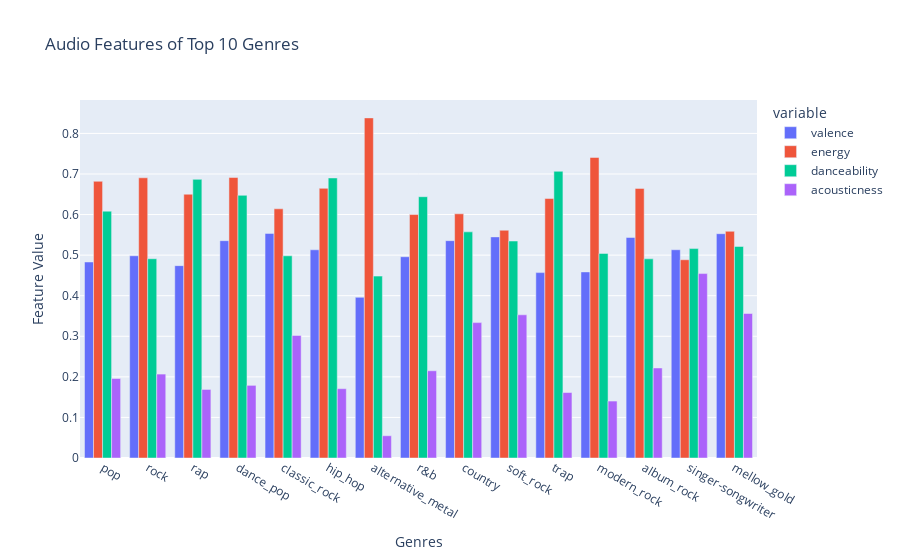

This figure's notebook cell:
### Code cell
df_genres_extracted['genre'] = df_genres_extracted['genre'].astype(str)

df_genres_extracted = df_genres_extracted[df_genres_extracted['genre'].notna() & (df_genres_extracted['genre'] != 'nan') & (df_genres_extracted['genre'] != '')]

genre_data = df_genres_extracted.groupby('genre').agg({
    'popularity': 'sum',
    'valence': 'mean',
    'energy': 'mean',
    'danceability': 'mean',
    'acousticness': 'mean'
}).reset_index()

if not genre_data.empty:
    top_genres = genre_data.nlargest(15, 'popularity')
    fig = px.bar(
        top_genres, 
        x='genre', 
        y=['valence', 'energy', 'danceability', 'acousticness'], 
        barmode='group',
        title="Audio Features of Top 10 Genres",
        labels={'value': 'Feature Value', 'genre': 'Genres'}
    )
    fig.show()
else:
    print("No data available for plotting.")

### Figure 1 — Plotly figure (JSON) as saved in the notebook; plotly's stock layout.template omitted (floating-point values rounded to 4 significant figures)
{"data": [{"alignmentgroup": "True", "hovertemplate": "variable=valence<br>Genres=%{x}<br>Feature Value=%{y}<extra></extra>", "legendgroup": "valence", "marker": {"color": "#636efa", "pattern": {"shape": ""}}, "name": "valence", "offsetgroup": "valence", "orientation": "v", "showlegend": true, "textposition": "auto", "type": "bar", "x": ["pop", "rock", "rap", "dance_pop", "classic_rock", "hip_hop", "alternative_metal", "r&b", "country", "soft_rock", "trap", "modern_rock", "album_rock", "singer-songwriter", "mellow_gold"], "xaxis": "x", "y": [0.4831, 0.4984, 0.4741, 0.5356, 0.5536, 0.5132, 0.3961, 0.4961, 0.5357, 0.545, 0.4569, 0.4586, 0.5435, 0.5133, 0.5528], "yaxis": "y"}, {"alignmentgroup": "True", "hovertemplate": "variable=energy<br>Genres=%{x}<br>Feature Value=%{y}<extra></extra>", "legendgroup": "energy", "marker": {"color": "#EF553B", "pattern": {"shape": ""}}, "name": "energy", "offsetgroup": "energy", "orientation": "v", "showlegend": true, "textposition": "auto", "type": "bar", "x": ["pop", "rock", "rap", "dance_pop", "classic_rock", "hip_hop", "alternative_metal", "r&b", "country", "soft_rock", "trap", "modern_rock", "album_rock", "singer-songwriter", "mellow_gold"], "xaxis": "x", "y": [0.682, 0.6906, 0.6501, 0.6913, 0.6142, 0.6646, 0.8383, 0.6, 0.6018, 0.5613, 0.6395, 0.7408, 0.6645, 0.4886, 0.5587], "yaxis": "y"}, {"alignmentgroup": "True", "hovertemplate": "variable=danceability<br>Genres=%{x}<br>Feature Value=%{y}<extra></extra>", "legendgroup": "danceability", "marker": {"color": "#00cc96", "pattern": {"shape": ""}}, "name": "danceability", "offsetgroup": "danceability", "orientation": "v", "showlegend": true, "textposition": "auto", "type": "bar", "x": ["pop", "rock", "rap", "dance_pop", "classic_rock", "hip_hop", "alternative_metal", "r&b", "country", "soft_rock", "trap", "modern_rock", "album_rock", "singer-songwriter", "mellow_gold"], "xaxis": "x", "y": [0.6084, 0.4912, 0.6868, 0.6474, 0.4984, 0.6902, 0.4483, 0.644, 0.5573, 0.5348, 0.7066, 0.5042, 0.4909, 0.5161, 0.5214], "yaxis": "y"}, {"alignmentgroup": "True", "hovertemplate": "variable=acousticness<br>Genres=%{x}<br>Feature Value=%{y}<extra></extra>", "legendgroup": "acousticness", "marker": {"color": "#ab63fa", "pattern": {"shape": ""}}, "name": "acousticness", "offsetgroup": "acousticness", "orientation": "v", "showlegend": true, "textposition": "auto", "type": "bar", "x": ["pop", "rock", "rap", "dance_pop", "classic_rock", "hip_hop", "alternative_metal", "r&b", "country", "soft_rock", "trap", "modern_rock", "album_rock", "singer-songwriter", "mellow_gold"], "xaxis": "x", "y": [0.1959, 0.2068, 0.1689, 0.179, 0.3021, 0.1708, 0.05487, 0.215, 0.3337, 0.3529, 0.1613, 0.1403, 0.2219, 0.4545, 0.3561], "yaxis": "y"}], "layout": {"barmode": "group", "legend": {"title": {"text": "variable"}, "tracegroupgap": 0}, "title": {"text": "Audio Features of Top 10 Genres"}, "xaxis": {"anchor": "y", "domain": [0, 1], "title": {"text": "Genres"}}, "yaxis": {"anchor": "x", "domain": [0, 1], "title": {"text": "Feature Value"}}}}
